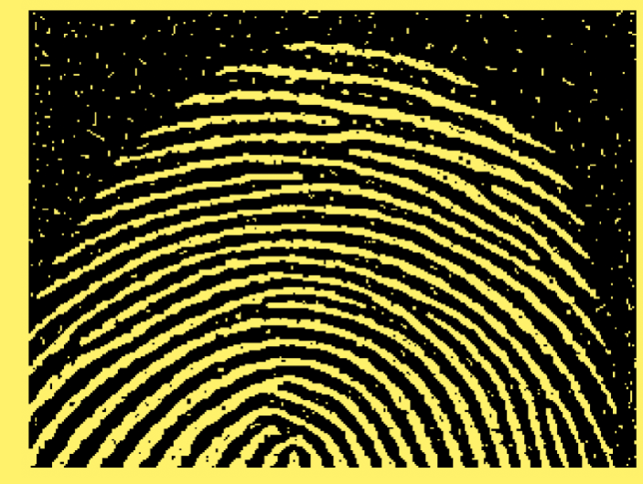
#> input picture Agentes Inteligentes/Image Transformation/Morphological Operators/huella2.png, 643 x 484 px
$ jupyter execute Fingerprint.ipynb
#> lines starting #> are read from the running program, lines starting #| are printed output that depends on the picture; after the words box and inside, x2 and y2 are one past the last pixel; in counts of white or black regions, pixels touching at a corner belong together
[cell 1]
import numpy as np
import matplotlib.pyplot as plt
import cv2

### 1. Read file

[cell 2]
img2 = cv2.imread("huella2.png")
#> img2 is the input picture: shape (484, 643, 3); mean B, G, R 38.8, 87.6, 92.1
#img2 = cv2.imread("../images/abc.jpg")
img2 = cv2.cvtColor(img2, cv2.COLOR_BGR2GRAY)
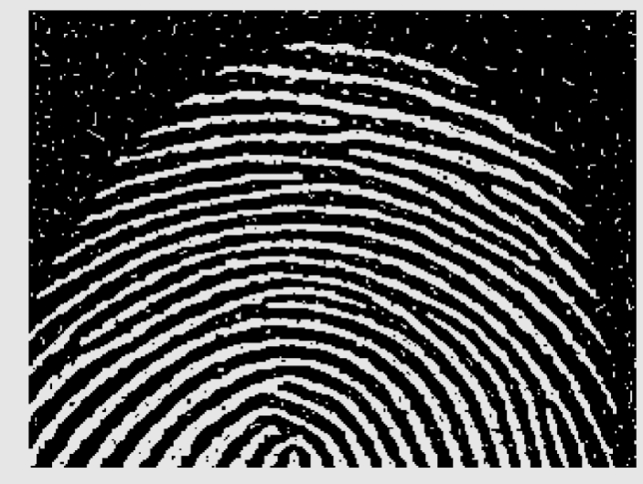
#> img2: shape (484, 643); min 0, max 240, mean 83.4
_, img2 = cv2.threshold(img2, 1, 255, cv2.THRESH_BINARY)
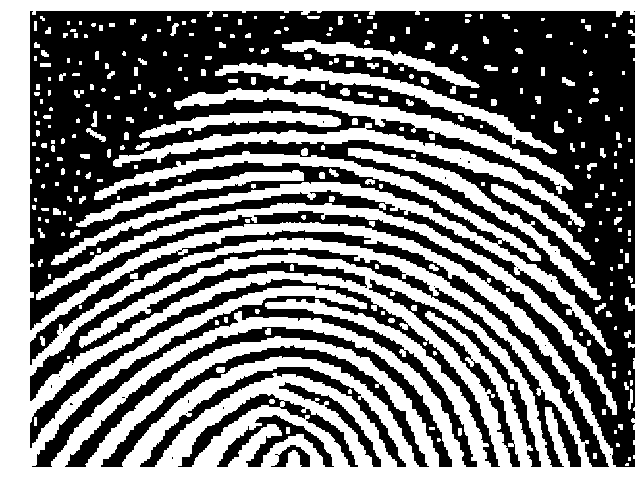
#> img2: shape (484, 643); 47.8% white; 298 white regions (138 under 20 px), largest, box (x1, y1, x2, y2) and area: (0, 0, 643, 484) 99991, (51, 151, 612, 356) 10654, (36, 203, 617, 415) 6429
print(img2.shape)
#| (484, 643)
plt.imshow(img2, cmap='gray')

[cell 3]
def within_image(img, coor):
    return coor[0] >= 0 and coor[0] < img.shape[0] and coor[1] >= 0 and coor[1] < img.shape[1]

[cell 4]
# [5 lines of commented-out code are left out]
structural_element = np.array([[1,1,1,1,1,1],[1,1,1,1,1,1],[1,1,1,1,1,1],[1,1,1,1,1,1],[1,1,1,1,1,1],[1,1,1,1,1,1]])
#structural_element = np.array([[0,1,1,1,0],[1,1,1,1,1],[1,1,1,1,1],[1,1,1,1,1],[0,1,1,1,0]])
#structural_element = np.array([[0,0,1],[0,1,0],[1,0,0]])
#structural_element = np.array([[1,1], [1,1]])
origin = [1,1]

def structural_array(structural_element, origin):
    c = []
    for i in range(structural_element.shape[0]):
        for j in range(structural_element.shape[1]):
            if structural_element[i,j]:
                c.append(np.subtract([i,j], origin))
    return c

arr = np.array(structural_array(structural_element, origin))

[cell 5]
def erode(img, struct_array):
    nImg = img.copy()
    h,w = img.shape
#> h = 484; w = 643
    for i in range(h):
        for j in range(w):
            trueCounter = 0
            for c in struct_array:
                u = np.add([i,j], c)
                if within_image(img, u) and img[u[0], u[1]]:
                    trueCounter += 1
            nImg[i, j] = trueCounter == struct_array.shape[0]
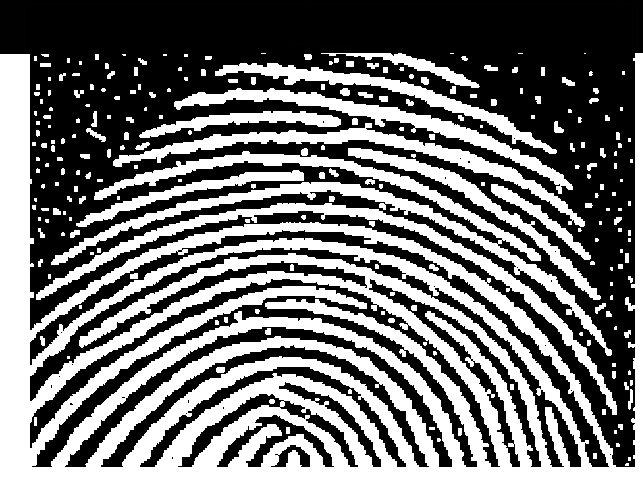
#> nImg: shape (484, 643); 3.61% of pixels changed, all inside (x1, y1, x2, y2) = (0, 0, 643, 54)
    return nImg
